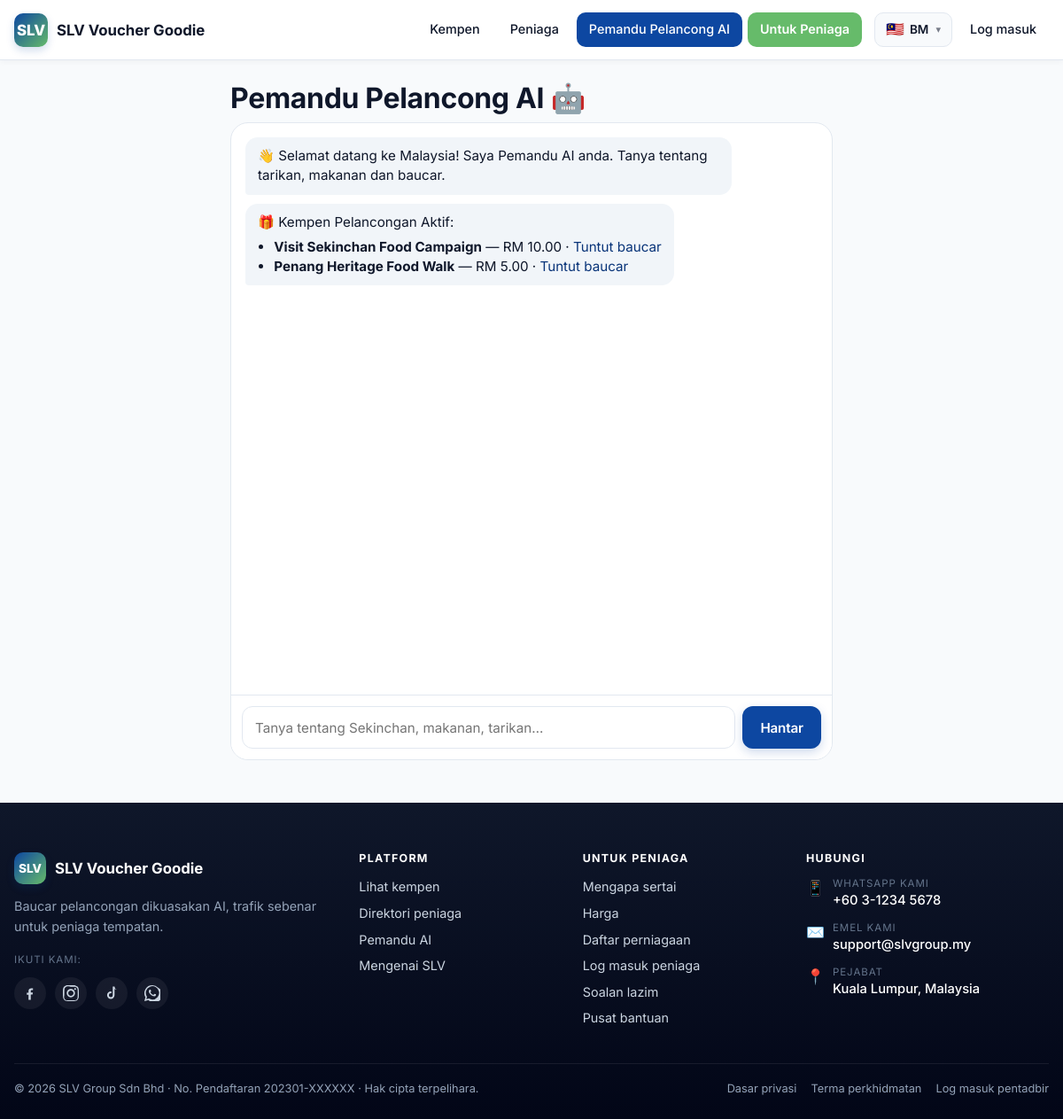
Before: /chat with the older database file.
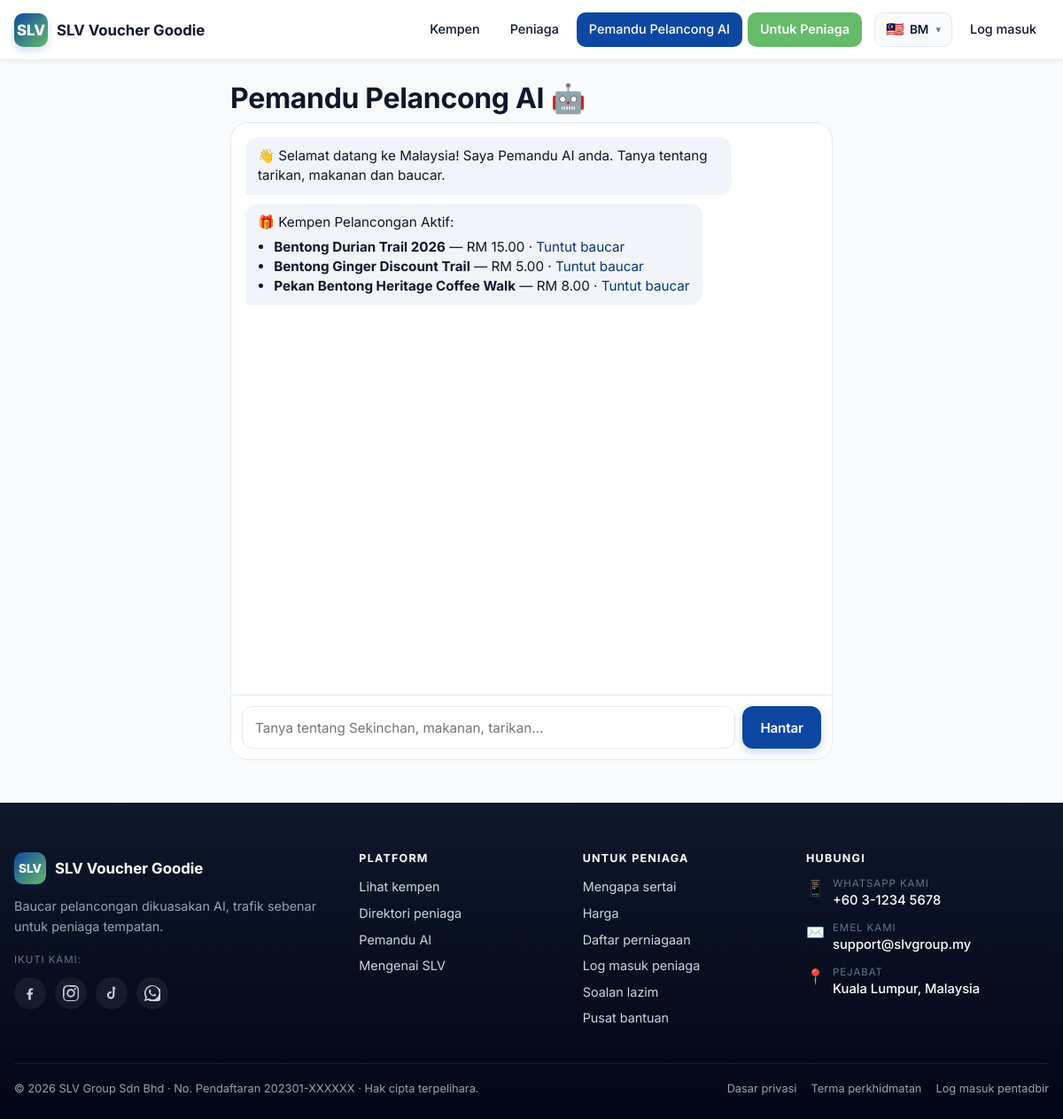
After: the same page with the newer database file.
### tables this page shows
CREATE TABLE campaigns (
  id             BIGINT UNSIGNED NOT NULL AUTO_INCREMENT,
  location_id    BIGINT UNSIGNED DEFAULT NULL,
  campaign_name  VARCHAR(180) NOT NULL,
  slug           VARCHAR(180) NOT NULL,
  description    TEXT,
  voucher_type   ENUM('cash','discount','free_gift','b1f1','experience','tourism','festival') NOT NULL DEFAULT 'cash',
  voucher_value  DECIMAL(10,2) NOT NULL DEFAULT 0.00,
  start_date     DATE DEFAULT NULL,
  end_date       DATE DEFAULT NULL,
  banner_image   VARCHAR(255) DEFAULT NULL,
  claim_limit    INT UNSIGNED NOT NULL DEFAULT 0,  
  terms          TEXT,
  status         ENUM('draft','active','ended','paused') NOT NULL DEFAULT 'draft',
  created_at     DATETIME NOT NULL DEFAULT CURRENT_TIMESTAMP,
  PRIMARY KEY (id),
  UNIQUE KEY uniq_campaigns_slug (slug),
  KEY idx_campaigns_location (location_id),
  CONSTRAINT fk_campaigns_location FOREIGN KEY (location_id) REFERENCES locations(id) ON DELETE SET NULL
);

### app/Views/public/chat.php (the view, shortened to what the changed rows need)
<div class="container-sm" style="max-width:680px; margin:0 auto;">
  <div class="flex-between mb-1">
    <h1 class="mt-0 mb-0"><?= e(__('chat.title')) ?> 🤖</h1>
  </div>
  <div class="chat-shell">
    <div class="chat-msgs" id="chat-msgs">
      <div class="chat-msg bot"><?= e(__('chat.welcome')) ?></div>
      <?php if (!empty($campaigns)): ?>
        <div class="chat-msg bot">
          🎁 <?= e(__('campaign.list_title')) ?>:
          <ul style="margin:6px 0 0; padding-left:1.2em;">
            <?php foreach (array_slice($campaigns, 0, 3) as $c): ?>
              <li><strong><?= e($c['campaign_name']) ?></strong> — <?= e(rm($c['voucher_value'])) ?>
                · <a href="<?= e(url('/claim/' . $c['id'])) ?>"><?= e(__('chat.voucher_cta')) ?></a></li>
            <?php endforeach; ?>
          </ul>
        </div>
      <?php endif; ?>
    </div>
    <form class="chat-input" id="chat-form">
      <input type="text" class="input" name="message" id="chat-input" placeholder="<?= e(__('chat.placeholder')) ?>" autocomplete="off" required>
      <button class="btn btn-primary"><?= e(__('chat.send')) ?></button>
    </form>
  </div>
</div>

### app/Core/Router.php (shortened to what the changed rows need)
<?php
class Router
{
    private array $routes = [
        'GET' => [], 'POST' => [], 'PUT' => [], 'DELETE' => [],
    ];
    private array $groupMiddleware = [];
    public function group(array $middleware, callable $callback): void
    {
        $previous = $this->groupMiddleware;
        $this->groupMiddleware = array_merge($previous, $middleware);
        $this->groupMiddleware = $previous;
    }
    private function add(string $method, string $path, array $handler, array $middleware): void
    {
        $pattern = preg_replace('#\{([a-zA-Z_][a-zA-Z0-9_]*)\}#', '(?P<$1>[^/]+)', $path);
        $pattern = '#^' . rtrim($pattern, '/') . '/?$#';
        $this->routes[$method][] = [
            'pattern'    => $pattern,
            'handler'    => $handler,
            'middleware' => array_merge($this->groupMiddleware, $middleware),
        ];
    }
    public function dispatch(): void
    {
        $method = $_SERVER['REQUEST_METHOD'] ?? 'GET';
        $uri = parse_url($_SERVER['REQUEST_URI'] ?? '/', PHP_URL_PATH) ?: '/';
        $uri = rtrim($uri, '/') ?: '/';
        foreach ($this->routes[$method] ?? [] as $route) {
            if (preg_match($route['pattern'], $uri, $matches)) {
                $params = array_filter($matches, 'is_string', ARRAY_FILTER_USE_KEY);
                [$controllerClass, $action] = $route['handler'];
                $controller = new $controllerClass();
                $controller->{$action}($params);
                return;
            }
        }
    }
}

### app/Views/partials/topbar.php (shortened to what the changed rows need)
<?php
$lang = \App\Core\Lang::current();
$path = parse_url($_SERVER['REQUEST_URI'] ?? '/', PHP_URL_PATH);
$isActive = fn (string $p) => $path === $p || str_starts_with($path, $p . '/') ? 'active' : '';
$languages = [
    'ms' => ['flag' => '🇲🇾', 'short' => 'BM', 'label' => 'Bahasa Melayu'],
    'en' => ['flag' => '🇬🇧', 'short' => 'EN', 'label' => 'English'],
    'zh' => ['flag' => '🇨🇳', 'short' => '中文', 'label' => '中文'],
];
$currentLang = $languages[$lang] ?? $languages['ms'];
?>
<header class="topbar">
  <div class="topbar-inner">
    <a href="<?= e(url('/')) ?>" class="brand">
      <span class="brand-logo">SLV</span>
      <span class="hide-sm"><?= e(__('app.name')) ?></span>
    </a>
    <nav>
      <a href="<?= e(url('/campaigns')) ?>" class="<?= $isActive('/campaigns') ?>"><?= e(__('nav.campaigns')) ?></a>
      <a href="<?= e(url('/merchants')) ?>" class="<?= $isActive('/merchants') ?>"><?= e(__('nav.merchants')) ?></a>
      <a href="<?= e(url('/chat')) ?>" class="<?= $isActive('/chat') ?>"><?= e(__('nav.chat')) ?></a>
      <a href="<?= e(url('/for-merchants')) ?>" class="<?= $isActive('/for-merchants') ?>"
         style="background:var(--c-accent);color:#fff;font-weight:600;">
        <?= e(__('for_merchants.nav')) ?>
      </a>
      <details class="lang-dropdown" data-lang-dropdown>
        <summary aria-label="<?= e(__('common.language')) ?>">
          <span class="flag"><?= $currentLang['flag'] ?></span>
          <span class="short"><?= e($currentLang['short']) ?></span>
        </summary>
      </details>
      <?php if (\App\Core\Auth::check()): ?>
        <?php if (\App\Core\Auth::role() === 'merchant'): ?>
          <a href="<?= e(url('/merchant')) ?>" class="hide-sm"><?= e(__('nav.merchant_portal')) ?></a>
        <?php elseif (in_array(\App\Core\Auth::role(), ['admin','gov'], true)): ?>
          <a href="<?= e(url('/admin')) ?>" class="hide-sm"><?= e(__('nav.admin')) ?></a>
        <?php endif; ?>
      <?php else: ?>
        <a href="<?= e(url('/merchant/login')) ?>" class="hide-sm"><?= e(__('nav.login')) ?></a>
      <?php endif; ?>
    </nav>
  </div>
</header>

### app/Views/partials/footer_block.php (shortened to what the changed rows need)
<?php
$company = config('config.company', []);
$waNumber = preg_replace('/\D+/', '', (string) ($company['whatsapp'] ?? ''));
$waLink = $waNumber !== '' ? 'https://wa.me/' . $waNumber : '#';
$mailto = 'mailto:' . ($company['email'] ?? 'info@example.com');
$social = $company['social'] ?? [];
?>
<footer class="footer" role="contentinfo">
  <div class="footer-inner">
    <div class="footer-grid">
      <div class="footer-brand">
        <a href="<?= e(url('/')) ?>" class="footer-brand-row">
          <span class="brand-logo">SLV</span>
          <strong><?= e(__('app.name')) ?></strong>
        </a>
        <p class="footer-tagline"><?= e(__('footer.tagline')) ?></p>
        <?php if (!empty($social)): ?>
          <div class="footer-social" aria-label="<?= e(__('footer.follow')) ?>">
            <span class="footer-social-label"><?= e(__('footer.follow')) ?>:</span>
            <?php if (!empty($social['facebook'])): ?>
              <a href="<?= e($social['facebook']) ?>" target="_blank" rel="noopener" aria-label="Facebook" title="Facebook">
                <svg viewBox="0 0 24 24" width="18" height="18" fill="currentColor" aria-hidden="true"><path d="M13 22v-8h2.7l.4-3.1H13V8.9c0-.9.3-1.5 1.6-1.5h1.7V4.6c-.3 0-1.3-.1-2.5-.1-2.5 0-4.2 1.5-4.2 4.3v2.4H7v3.1h2.6V22z"/></svg>
              </a>
            <?php endif; ?>
            <?php if (!empty($social['instagram'])): ?>
              <a href="<?= e($social['instagram']) ?>" target="_blank" rel="noopener" aria-label="Instagram" title="Instagram">
              </a>
            <?php endif; ?>
            <?php if (!empty($social['tiktok'])): ?>
              <a href="<?= e($social['tiktok']) ?>" target="_blank" rel="noopener" aria-label="TikTok" title="TikTok">
                <svg viewBox="0 0 24 24" width="18" height="18" fill="currentColor" aria-hidden="true"><path d="M19.6 6.7a5.4 5.4 0 0 1-3.2-1V15a5.6 5.6 0 1 1-5.6-5.6c.3 0 .6 0 .9.1v2.7c-.3-.1-.6-.1-.9-.1a2.9 2.9 0 1 0 2.9 2.9V2h2.7a5.4 5.4 0 0 0 3.2 4.7z"/></svg>
              </a>
            <?php endif; ?>
            <a href="<?= e($waLink) ?>" target="_blank" rel="noopener" aria-label="WhatsApp" title="WhatsApp">
            </a>
          </div>
        <?php endif; ?>
      </div>
      <div class="footer-col">
        <h4><?= e(__('footer.col_platform')) ?></h4>
        <ul>
          <li><a href="<?= e(url('/campaigns')) ?>"><?= e(__('footer.link_campaigns')) ?></a></li>
          <li><a href="<?= e(url('/merchants')) ?>"><?= e(__('footer.link_listing')) ?></a></li>
          <li><a href="<?= e(url('/chat')) ?>"><?= e(__('footer.link_chat')) ?></a></li>
          <li><a href="<?= e(url('/about')) ?>"><?= e(__('footer.link_about')) ?></a></li>
        </ul>
      </div>
      <div class="footer-col">
        <h4><?= e(__('footer.col_merchants')) ?></h4>
        <ul>
          <li><a href="<?= e(url('/for-merchants')) ?>"><?= e(__('footer.link_join')) ?></a></li>
          <li><a href="<?= e(url('/for-merchants#pricing')) ?>"><?= e(__('footer.link_pricing')) ?></a></li>
          <li><a href="<?= e(url('/merchant/register')) ?>"><?= e(__('footer.link_register')) ?></a></li>
          <li><a href="<?= e(url('/merchant/login')) ?>"><?= e(__('footer.link_login')) ?></a></li>
          <li><a href="<?= e(url('/for-merchants#faq')) ?>"><?= e(__('footer.link_faq')) ?></a></li>
          <li><a href="<?= e(url('/contact')) ?>"><?= e(__('footer.link_help')) ?></a></li>
        </ul>
      </div>
      <div class="footer-col footer-contact">
        <h4><?= e(__('footer.col_contact')) ?></h4>
        <ul>
          <?php if (!empty($company['whatsapp'])): ?>
            <li class="contact-item">
              <a href="<?= e($waLink) ?>" target="_blank" rel="noopener" class="contact-link">
                <span class="contact-icon">📱</span>
                <span class="contact-text">
                  <span class="contact-label"><?= e(__('footer.whatsapp_label')) ?></span>
                  <span class="contact-value"><?= e($company['phone'] ?? '+60 ' . $waNumber) ?></span>
                </span>
              </a>
            </li>
          <?php endif; ?>
          <?php if (!empty($company['email'])): ?>
            <li class="contact-item">
              <a href="<?= e($mailto) ?>" class="contact-link">
                <span class="contact-icon">✉️</span>
                <span class="contact-text">
                  <span class="contact-label"><?= e(__('footer.email_label')) ?></span>
                  <span class="contact-value"><?= e($company['email']) ?></span>
                </span>
              </a>
            </li>
          <?php endif; ?>
          <?php if (!empty($company['address'])): ?>
            <li class="contact-item">
              <span class="contact-icon">📍</span>
              <span class="contact-text">
                <span class="contact-label"><?= e(__('footer.address_label')) ?></span>
                <span class="contact-value"><?= e($company['address']) ?></span>
              </span>
            </li>
          <?php endif; ?>
        </ul>
      </div>
    </div>
    <div class="footer-bottom">
      <div class="footer-bottom-left">
        &copy; <?= date('Y') ?>
        <?= e(__('footer.company', [
            'name' => $company['name'] ?? 'SLV',
            'reg'  => $company['reg_no'] ?? '—',
        ])) ?>
        · <?= e(__('footer.rights')) ?>
      </div>
      <div class="footer-bottom-right">
        <a href="<?= e(url('/privacy')) ?>"><?= e(__('footer.link_privacy')) ?></a>
        <a href="<?= e(url('/terms')) ?>"><?= e(__('footer.link_terms')) ?></a>
        <a href="<?= e(url('/admin/login')) ?>"><?= e(__('footer.link_admin')) ?></a>
      </div>
    </div>
  </div>
</footer>

Changed rows visible on the page:
changed campaigns: campaign_name "Visit Sekinchan Food Campaign" → "Bentong Durian Trail 2026"; voucher_value "RM 10.00" → "RM 15.00"
changed campaigns "RM 5.00": campaign_name "Penang Heritage Food Walk" → "Bentong Ginger Discount Trail"
added campaigns: campaign_name "Pekan Bentong Heritage Coffee Walk", voucher_value "RM 8.00"
